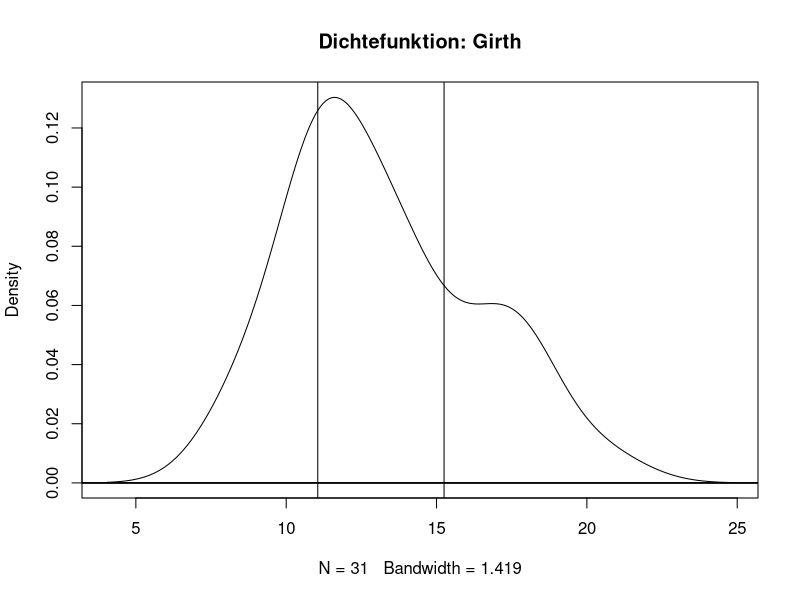
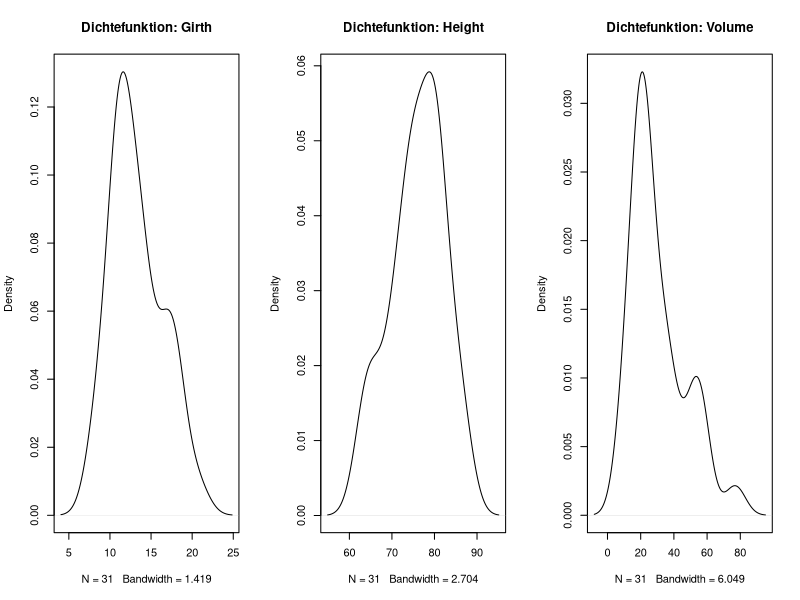
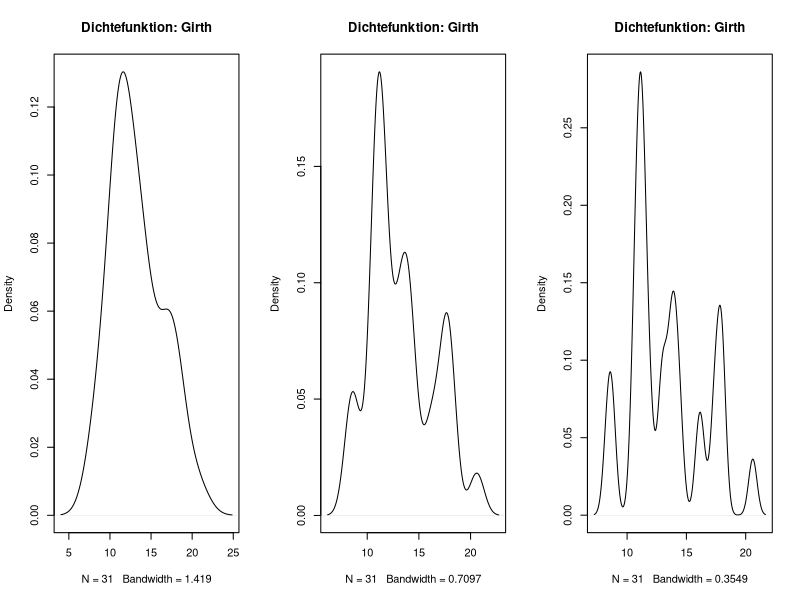

Write R code to recreate these figures, in order.
##################
# Dichtefunktion #
##################

# Dichtefunktion der Variable Girth
plot(density(trees$Girth), main="Dichtefunktion: Girth")
abline(0, 0, 0, 11.05)
abline(0, 0, 0, 15.25)

# Dichtefunktionen aller Variablen des Datensatzes
par(mfrow=c(1,3))
plot(density(trees$Girth), main="Dichtefunktion: Girth")
plot(density(trees$Height), main="Dichtefunktion: Height")
plot(density(trees$Volume), main="Dichtefunktion: Volume")

# Bandwidth der Dichtefunktion der Variable Girth
par(mfrow=c(1,3))
plot(density(trees$Girth), main="Dichtefunktion: Girth")
plot(density(trees$Girth, adjust=0.5), main="Dichtefunktion: Girth")
plot(density(trees$Girth, adjust=0.25), main="Dichtefunktion: Girth")